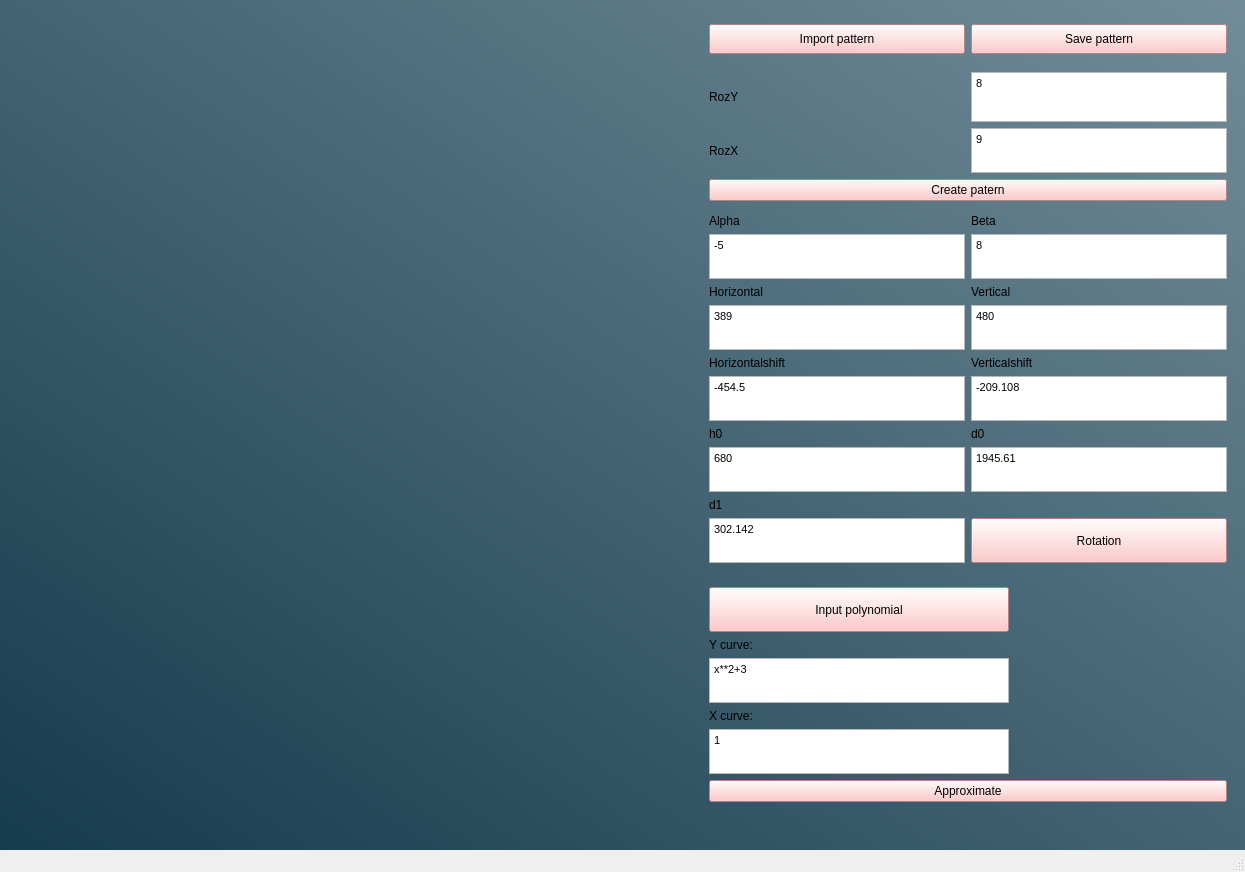
 <widget class="QMainWindow" name="interface_pattern_menu">
  <property name="geometry">
   <rect>
    <x>0</x>
    <y>0</y>
    <width>1245</width>
    <height>868</height>
   </rect>
  </property>
  <property name="windowTitle">
   <string>Pattern menu</string>
  </property>
  <property name="windowIcon">
   <iconset resource="resource/icon_resource.qrc">
    <normaloff>:/icon/icon/icon2.bmp</normaloff>:/icon/icon/icon2.bmp</iconset>
  </property>
  <property name="styleSheet">
   <string notr="true">QWidget#centralwidget_pattern_menu{background-color: qlineargradient(spread:pad, x1:0, y2:1, x1:1, y1:0, stop:0 rgba(114, 140, 153, 255), stop:1 rgba(22, 59, 77, 255));}</string>
  </property>
  <widget class="QWidget" name="centralwidget_pattern_menu">
   <property name="styleSheet">
    <string notr="true"/>
   </property>
   <layout class="QVBoxLayout" name="verticalLayout">
    <item>
     <widget class="QWidget" name="widget_work" native="true">
      <layout class="QGridLayout" name="gridLayout_3">
       <property name="sizeConstraint">
        <enum>QLayout::SetDefaultConstraint</enum>
       </property>
       <item row="9" column="2">
        <widget class="QTextEdit" name="textedit_alpha">
         <property name="sizePolicy">
          <sizepolicy hsizetype="Preferred" vsizetype="Preferred">
           <horstretch>0</horstretch>
           <verstretch>0</verstretch>
          </sizepolicy>
         </property>
         <property name="minimumSize">
          <size>
           <width>150</width>
           <height>45</height>
          </size>
         </property>
         <property name="maximumSize">
          <size>
           <width>300</width>
           <height>55</height>
          </size>
         </property>
         <property name="tabletTracking">
          <bool>true</bool>
         </property>
         <property name="acceptDrops">
          <bool>false</bool>
         </property>
         <property name="toolTip">
          <string comment="Alpha" extracomment="Alpha">Úhel naklopení vzorku</string>
         </property>
         <property name="statusTip">
          <string/>
         </property>
         <property name="whatsThis">
          <string/>
         </property>
         <property name="accessibleName">
          <string/>
         </property>
         <property name="accessibleDescription">
          <string/>
         </property>
         <property name="layoutDirection">
          <enum>Qt::LeftToRight</enum>
         </property>
         <property name="html">
          <string>&lt;!DOCTYPE HTML PUBLIC &quot;-//W3C//DTD HTML 4.0//EN&quot; &quot;http://www.w3.org/TR/REC-html40/strict.dtd&quot;&gt;
&lt;html&gt;&lt;head&gt;&lt;meta name=&quot;qrichtext&quot; content=&quot;1&quot; /&gt;&lt;style type=&quot;text/css&quot;&gt;
p, li { white-space: pre-wrap; }
&lt;/style&gt;&lt;/head&gt;&lt;body style=&quot; font-family:'MS Shell Dlg 2'; font-size:9.75pt; font-weight:400; font-style:normal;&quot;&gt;
&lt;p style=&quot; margin-top:0px; margin-bottom:0px; margin-left:0px; margin-right:0px; -qt-block-indent:0; text-indent:0px;&quot;&gt;&lt;span style=&quot; font-size:8.25pt;&quot;&gt;-5&lt;/span&gt;&lt;/p&gt;&lt;/body&gt;&lt;/html&gt;</string>
         </property>
        </widget>
       </item>
       <item row="5" column="3">
        <widget class="QTextEdit" name="textedit_rozx">
         <property name="sizePolicy">
          <sizepolicy hsizetype="Preferred" vsizetype="Preferred">
           <horstretch>0</horstretch>
           <verstretch>0</verstretch>
          </sizepolicy>
         </property>
         <property name="minimumSize">
          <size>
           <width>150</width>
           <height>45</height>
          </size>
         </property>
         <property name="maximumSize">
          <size>
           <width>300</width>
           <height>55</height>
          </size>
         </property>
         <property name="toolTip">
          <string>Počet bodů od 0 do 1 ve x-ém směru</string>
         </property>
         <property name="html">
          <string>&lt;!DOCTYPE HTML PUBLIC &quot;-//W3C//DTD HTML 4.0//EN&quot; &quot;http://www.w3.org/TR/REC-html40/strict.dtd&quot;&gt;
&lt;html&gt;&lt;head&gt;&lt;meta name=&quot;qrichtext&quot; content=&quot;1&quot; /&gt;&lt;style type=&quot;text/css&quot;&gt;
p, li { white-space: pre-wrap; }
&lt;/style&gt;&lt;/head&gt;&lt;body style=&quot; font-family:'MS Shell Dlg 2'; font-size:9.75pt; font-weight:400; font-style:normal;&quot;&gt;
&lt;p style=&quot; margin-top:0px; margin-bottom:0px; margin-left:0px; margin-right:0px; -qt-block-indent:0; text-indent:0px;&quot;&gt;&lt;span style=&quot; font-size:8.25pt;&quot;&gt;9&lt;/span&gt;&lt;/p&gt;&lt;/body&gt;&lt;/html&gt;</string>
         </property>
        </widget>
       </item>
       <item row="10" column="3">
        <widget class="QLabel" name="label_vertical">
         <property name="font">
          <font>
           <pointsize>9</pointsize>
           <weight>50</weight>
           <bold>false</bold>
          </font>
         </property>
         <property name="toolTip">
          <string>Vertikální rozměr obdélníkového okna v mm</string>
         </property>
         <property name="text">
          <string>Vertical</string>
         </property>
        </widget>
       </item>
       <item row="8" column="2">
        <widget class="QLabel" name="label_alpha">
         <property name="maximumSize">
          <size>
           <width>16777215</width>
           <height>15</height>
          </size>
         </property>
         <property name="font">
          <font>
           <pointsize>9</pointsize>
           <weight>50</weight>
           <bold>false</bold>
          </font>
         </property>
         <property name="acceptDrops">
          <bool>false</bool>
         </property>
         <property name="toolTip">
          <string>Úhel naklopení vzorku</string>
         </property>
         <property name="whatsThis">
          <string comment="Alpha" extracomment="Alpha">Alpha</string>
         </property>
         <property name="accessibleName">
          <string>Alpha</string>
         </property>
         <property name="autoFillBackground">
          <bool>false</bool>
         </property>
         <property name="text">
          <string>Alpha</string>
         </property>
        </widget>
       </item>
       <item row="15" column="2">
        <widget class="QTextEdit" name="textedit_h0">
         <property name="sizePolicy">
          <sizepolicy hsizetype="Preferred" vsizetype="Preferred">
           <horstretch>0</horstretch>
           <verstretch>0</verstretch>
          </sizepolicy>
         </property>
         <property name="minimumSize">
          <size>
           <width>150</width>
           <height>45</height>
          </size>
         </property>
         <property name="maximumSize">
          <size>
           <width>300</width>
           <height>55</height>
          </size>
         </property>
         <property name="toolTip">
          <string>Vzdálenost v mm osy otáčení náklopu od osy elektronového děla</string>
         </property>
         <property name="html">
          <string>&lt;!DOCTYPE HTML PUBLIC &quot;-//W3C//DTD HTML 4.0//EN&quot; &quot;http://www.w3.org/TR/REC-html40/strict.dtd&quot;&gt;
&lt;html&gt;&lt;head&gt;&lt;meta name=&quot;qrichtext&quot; content=&quot;1&quot; /&gt;&lt;style type=&quot;text/css&quot;&gt;
p, li { white-space: pre-wrap; }
&lt;/style&gt;&lt;/head&gt;&lt;body style=&quot; font-family:'MS Shell Dlg 2'; font-size:9.75pt; font-weight:400; font-style:normal;&quot;&gt;
&lt;p style=&quot; margin-top:0px; margin-bottom:0px; margin-left:0px; margin-right:0px; -qt-block-indent:0; text-indent:0px;&quot;&gt;&lt;span style=&quot; font-size:8.25pt;&quot;&gt;680&lt;/span&gt;&lt;/p&gt;&lt;/body&gt;&lt;/html&gt;</string>
         </property>
        </widget>
       </item>
       <item row="8" column="3">
        <widget class="QLabel" name="label_beta">
         <property name="minimumSize">
          <size>
           <width>20</width>
           <height>15</height>
          </size>
         </property>
         <property name="maximumSize">
          <size>
           <width>16777215</width>
           <height>15</height>
          </size>
         </property>
         <property name="font">
          <font>
           <pointsize>9</pointsize>
           <weight>50</weight>
           <bold>false</bold>
          </font>
         </property>
         <property name="toolTip">
          <string>Úhel natočení vzorku (rotace)</string>
         </property>
         <property name="text">
          <string>Beta</string>
         </property>
        </widget>
       </item>
       <item row="25" column="2" colspan="2">
        <widget class="QTextEdit" name="textedit_formule_x">
         <property name="sizePolicy">
          <sizepolicy hsizetype="Preferred" vsizetype="Preferred">
           <horstretch>0</horstretch>
           <verstretch>0</verstretch>
          </sizepolicy>
         </property>
         <property name="minimumSize">
          <size>
           <width>150</width>
           <height>45</height>
          </size>
         </property>
         <property name="maximumSize">
          <size>
           <width>300</width>
           <height>55</height>
          </size>
         </property>
         <property name="html">
          <string>&lt;!DOCTYPE HTML PUBLIC &quot;-//W3C//DTD HTML 4.0//EN&quot; &quot;http://www.w3.org/TR/REC-html40/strict.dtd&quot;&gt;
&lt;html&gt;&lt;head&gt;&lt;meta name=&quot;qrichtext&quot; content=&quot;1&quot; /&gt;&lt;style type=&quot;text/css&quot;&gt;
p, li { white-space: pre-wrap; }
&lt;/style&gt;&lt;/head&gt;&lt;body style=&quot; font-family:'MS Shell Dlg 2'; font-size:9.75pt; font-weight:400; font-style:normal;&quot;&gt;
&lt;p style=&quot; margin-top:0px; margin-bottom:0px; margin-left:0px; margin-right:0px; -qt-block-indent:0; text-indent:0px;&quot;&gt;&lt;span style=&quot; font-size:8.25pt;&quot;&gt;1&lt;/span&gt;&lt;/p&gt;&lt;/body&gt;&lt;/html&gt;</string>
         </property>
        </widget>
       </item>
       <item row="20" column="2">
        <spacer name="verticalspacer">
         <property name="orientation">
          <enum>Qt::Vertical</enum>
         </property>
         <property name="sizeHint" stdset="0">
          <size>
           <width>20</width>
           <height>40</height>
          </size>
         </property>
        </spacer>
       </item>
       <item row="22" column="2" colspan="2">
        <widget class="QLabel" name="label_y_curve">
         <property name="font">
          <font>
           <pointsize>9</pointsize>
           <weight>50</weight>
           <bold>false</bold>
          </font>
         </property>
         <property name="text">
          <string>Y curve:</string>
         </property>
        </widget>
       </item>
       <item row="14" column="3">
        <widget class="QLabel" name="label_6">
         <property name="font">
          <font>
           <pointsize>9</pointsize>
           <weight>50</weight>
           <bold>false</bold>
          </font>
         </property>
         <property name="toolTip">
          <string>Vzdálenost v mm apertury nelektronového děla od kolmého povrchu vzorku</string>
         </property>
         <property name="text">
          <string>d0</string>
         </property>
        </widget>
       </item>
       <item row="23" column="2" colspan="2">
        <widget class="QTextEdit" name="textedit_formule_y">
         <property name="sizePolicy">
          <sizepolicy hsizetype="Preferred" vsizetype="Preferred">
           <horstretch>0</horstretch>
           <verstretch>0</verstretch>
          </sizepolicy>
         </property>
         <property name="minimumSize">
          <size>
           <width>150</width>
           <height>45</height>
          </size>
         </property>
         <property name="maximumSize">
          <size>
           <width>300</width>
           <height>55</height>
          </size>
         </property>
         <property name="html">
          <string>&lt;!DOCTYPE HTML PUBLIC &quot;-//W3C//DTD HTML 4.0//EN&quot; &quot;http://www.w3.org/TR/REC-html40/strict.dtd&quot;&gt;
&lt;html&gt;&lt;head&gt;&lt;meta name=&quot;qrichtext&quot; content=&quot;1&quot; /&gt;&lt;style type=&quot;text/css&quot;&gt;
p, li { white-space: pre-wrap; }
&lt;/style&gt;&lt;/head&gt;&lt;body style=&quot; font-family:'MS Shell Dlg 2'; font-size:9.75pt; font-weight:400; font-style:normal;&quot;&gt;
&lt;p style=&quot; margin-top:0px; margin-bottom:0px; margin-left:0px; margin-right:0px; -qt-block-indent:0; text-indent:0px;&quot;&gt;&lt;span style=&quot; font-size:8.25pt;&quot;&gt;x**2+3&lt;/span&gt;&lt;/p&gt;&lt;/body&gt;&lt;/html&gt;</string>
         </property>
        </widget>
       </item>
       <item row="11" column="2">
        <widget class="QTextEdit" name="textedit_horizontal">
         <property name="sizePolicy">
          <sizepolicy hsizetype="Preferred" vsizetype="Preferred">
           <horstretch>0</horstretch>
           <verstretch>0</verstretch>
          </sizepolicy>
         </property>
         <property name="minimumSize">
          <size>
           <width>150</width>
           <height>45</height>
          </size>
         </property>
         <property name="maximumSize">
          <size>
           <width>300</width>
           <height>55</height>
          </size>
         </property>
         <property name="toolTip">
          <string>Horizontální rozměr obdélníkového okna v mm</string>
         </property>
         <property name="html">
          <string>&lt;!DOCTYPE HTML PUBLIC &quot;-//W3C//DTD HTML 4.0//EN&quot; &quot;http://www.w3.org/TR/REC-html40/strict.dtd&quot;&gt;
&lt;html&gt;&lt;head&gt;&lt;meta name=&quot;qrichtext&quot; content=&quot;1&quot; /&gt;&lt;style type=&quot;text/css&quot;&gt;
p, li { white-space: pre-wrap; }
&lt;/style&gt;&lt;/head&gt;&lt;body style=&quot; font-family:'MS Shell Dlg 2'; font-size:9.75pt; font-weight:400; font-style:normal;&quot;&gt;
&lt;p style=&quot; margin-top:0px; margin-bottom:0px; margin-left:0px; margin-right:0px; -qt-block-indent:0; text-indent:0px;&quot;&gt;&lt;span style=&quot; font-size:8.25pt;&quot;&gt;389&lt;/span&gt;&lt;/p&gt;&lt;/body&gt;&lt;/html&gt;</string>
         </property>
        </widget>
       </item>
       <item row="16" column="2">
        <widget class="QLabel" name="label">
         <property name="font">
          <font>
           <pointsize>9</pointsize>
           <weight>50</weight>
           <bold>false</bold>
          </font>
         </property>
         <property name="toolTip">
          <string>Vzdálenost v mm osy otáčení a nosy náklopu od kolmého povrchu vzorku</string>
         </property>
         <property name="text">
          <string>d1</string>
         </property>
        </widget>
       </item>
       <item row="11" column="3">
        <widget class="QTextEdit" name="textedit_vertical">
         <property name="sizePolicy">
          <sizepolicy hsizetype="Preferred" vsizetype="Preferred">
           <horstretch>0</horstretch>
           <verstretch>0</verstretch>
          </sizepolicy>
         </property>
         <property name="minimumSize">
          <size>
           <width>150</width>
           <height>45</height>
          </size>
         </property>
         <property name="maximumSize">
          <size>
           <width>300</width>
           <height>55</height>
          </size>
         </property>
         <property name="toolTip">
          <string>Vertikální rozměr obdélníkového okna v mm</string>
         </property>
         <property name="html">
          <string>&lt;!DOCTYPE HTML PUBLIC &quot;-//W3C//DTD HTML 4.0//EN&quot; &quot;http://www.w3.org/TR/REC-html40/strict.dtd&quot;&gt;
&lt;html&gt;&lt;head&gt;&lt;meta name=&quot;qrichtext&quot; content=&quot;1&quot; /&gt;&lt;style type=&quot;text/css&quot;&gt;
p, li { white-space: pre-wrap; }
&lt;/style&gt;&lt;/head&gt;&lt;body style=&quot; font-family:'MS Shell Dlg 2'; font-size:9.75pt; font-weight:400; font-style:normal;&quot;&gt;
&lt;p style=&quot; margin-top:0px; margin-bottom:0px; margin-left:0px; margin-right:0px; -qt-block-indent:0; text-indent:0px;&quot;&gt;&lt;span style=&quot; font-size:8.25pt;&quot;&gt;480&lt;/span&gt;&lt;/p&gt;&lt;/body&gt;&lt;/html&gt;</string>
         </property>
        </widget>
       </item>
       <item row="17" column="3">
        <widget class="QPushButton" name="button_rotation">
         <property name="sizePolicy">
          <sizepolicy hsizetype="Preferred" vsizetype="Preferred">
           <horstretch>0</horstretch>
           <verstretch>0</verstretch>
          </sizepolicy>
         </property>
         <property name="font">
          <font>
           <weight>50</weight>
           <bold>false</bold>
          </font>
         </property>
         <property name="styleSheet">
          <string notr="true">background-color: rgb(255, 185, 185);</string>
         </property>
         <property name="text">
          <string>Rotation</string>
         </property>
        </widget>
       </item>
       <item row="26" column="2" colspan="2">
        <widget class="QPushButton" name="button_approximate">
         <property name="styleSheet">
          <string notr="true">background-color: rgb(255, 185, 185);</string>
         </property>
         <property name="text">
          <string>Approximate</string>
         </property>
        </widget>
       </item>
       <item row="1" column="2">
        <widget class="QPushButton" name="button_import_pattern">
         <property name="minimumSize">
          <size>
           <width>0</width>
           <height>30</height>
          </size>
         </property>
         <property name="styleSheet">
          <string notr="true">background-color: rgb(255, 185, 185);</string>
         </property>
         <property name="text">
          <string>Import pattern</string>
         </property>
        </widget>
       </item>
       <item row="9" column="3">
        <widget class="QTextEdit" name="textedit_beta">
         <property name="sizePolicy">
          <sizepolicy hsizetype="Preferred" vsizetype="Preferred">
           <horstretch>0</horstretch>
           <verstretch>0</verstretch>
          </sizepolicy>
         </property>
         <property name="minimumSize">
          <size>
           <width>150</width>
           <height>45</height>
          </size>
         </property>
         <property name="maximumSize">
          <size>
           <width>300</width>
           <height>55</height>
          </size>
         </property>
         <property name="toolTip">
          <string>Úhel natočení vzorku (rotace)</string>
         </property>
         <property name="html">
          <string>&lt;!DOCTYPE HTML PUBLIC &quot;-//W3C//DTD HTML 4.0//EN&quot; &quot;http://www.w3.org/TR/REC-html40/strict.dtd&quot;&gt;
&lt;html&gt;&lt;head&gt;&lt;meta name=&quot;qrichtext&quot; content=&quot;1&quot; /&gt;&lt;style type=&quot;text/css&quot;&gt;
p, li { white-space: pre-wrap; }
&lt;/style&gt;&lt;/head&gt;&lt;body style=&quot; font-family:'MS Shell Dlg 2'; font-size:9.75pt; font-weight:400; font-style:normal;&quot;&gt;
&lt;p style=&quot; margin-top:0px; margin-bottom:0px; margin-left:0px; margin-right:0px; -qt-block-indent:0; text-indent:0px;&quot;&gt;&lt;span style=&quot; font-size:8.25pt;&quot;&gt;8&lt;/span&gt;&lt;/p&gt;&lt;/body&gt;&lt;/html&gt;</string>
         </property>
        </widget>
       </item>
       <item row="15" column="3">
        <widget class="QTextEdit" name="textedit_d0">
         <property name="sizePolicy">
          <sizepolicy hsizetype="Preferred" vsizetype="Preferred">
           <horstretch>0</horstretch>
           <verstretch>0</verstretch>
          </sizepolicy>
         </property>
         <property name="minimumSize">
          <size>
           <width>150</width>
           <height>45</height>
          </size>
         </property>
         <property name="maximumSize">
          <size>
           <width>300</width>
           <height>55</height>
          </size>
         </property>
         <property name="toolTip">
          <string>Vzdálenost v mm apertury nelektronového děla od kolmého povrchu vzorku</string>
         </property>
         <property name="html">
          <string>&lt;!DOCTYPE HTML PUBLIC &quot;-//W3C//DTD HTML 4.0//EN&quot; &quot;http://www.w3.org/TR/REC-html40/strict.dtd&quot;&gt;
&lt;html&gt;&lt;head&gt;&lt;meta name=&quot;qrichtext&quot; content=&quot;1&quot; /&gt;&lt;style type=&quot;text/css&quot;&gt;
p, li { white-space: pre-wrap; }
&lt;/style&gt;&lt;/head&gt;&lt;body style=&quot; font-family:'MS Shell Dlg 2'; font-size:9.75pt; font-weight:400; font-style:normal;&quot;&gt;
&lt;p style=&quot; margin-top:0px; margin-bottom:0px; margin-left:0px; margin-right:0px; -qt-block-indent:0; text-indent:0px;&quot;&gt;&lt;span style=&quot; font-size:8.25pt;&quot;&gt;1945.61&lt;/span&gt;&lt;/p&gt;&lt;/body&gt;&lt;/html&gt;</string>
         </property>
        </widget>
       </item>
       <item row="10" column="2">
        <widget class="QLabel" name="label_horizontal">
         <property name="font">
          <font>
           <pointsize>9</pointsize>
           <weight>50</weight>
           <bold>false</bold>
          </font>
         </property>
         <property name="toolTip">
          <string>Horizontální rozměr obdélníkového okna v mm</string>
         </property>
         <property name="text">
          <string>Horizontal</string>
         </property>
        </widget>
       </item>
       <item row="1" column="3">
        <widget class="QPushButton" name="button_save_pattern">
         <property name="minimumSize">
          <size>
           <width>0</width>
           <height>30</height>
          </size>
         </property>
         <property name="styleSheet">
          <string notr="true">background-color: rgb(255, 185, 185);</string>
         </property>
         <property name="text">
          <string>Save pattern</string>
         </property>
        </widget>
       </item>
       <item row="13" column="2">
        <widget class="QTextEdit" name="textedit_horizontalshift">
         <property name="sizePolicy">
          <sizepolicy hsizetype="Preferred" vsizetype="Preferred">
           <horstretch>0</horstretch>
           <verstretch>0</verstretch>
          </sizepolicy>
         </property>
         <property name="minimumSize">
          <size>
           <width>150</width>
           <height>45</height>
          </size>
         </property>
         <property name="maximumSize">
          <size>
           <width>300</width>
           <height>55</height>
          </size>
         </property>
         <property name="toolTip">
          <string>Horizontální posun středu obdélníkového okna vzhledem k ose elektronového děla v mm</string>
         </property>
         <property name="html">
          <string>&lt;!DOCTYPE HTML PUBLIC &quot;-//W3C//DTD HTML 4.0//EN&quot; &quot;http://www.w3.org/TR/REC-html40/strict.dtd&quot;&gt;
&lt;html&gt;&lt;head&gt;&lt;meta name=&quot;qrichtext&quot; content=&quot;1&quot; /&gt;&lt;style type=&quot;text/css&quot;&gt;
p, li { white-space: pre-wrap; }
&lt;/style&gt;&lt;/head&gt;&lt;body style=&quot; font-family:'MS Shell Dlg 2'; font-size:9.75pt; font-weight:400; font-style:normal;&quot;&gt;
&lt;p style=&quot; margin-top:0px; margin-bottom:0px; margin-left:0px; margin-right:0px; -qt-block-indent:0; text-indent:0px;&quot;&gt;&lt;span style=&quot; font-size:8.25pt;&quot;&gt;-454.5&lt;/span&gt;&lt;/p&gt;&lt;/body&gt;&lt;/html&gt;</string>
         </property>
        </widget>
       </item>
       <item row="12" column="3">
        <widget class="QLabel" name="label_verticalshift">
         <property name="font">
          <font>
           <pointsize>9</pointsize>
           <weight>50</weight>
           <bold>false</bold>
          </font>
         </property>
         <property name="toolTip">
          <string>Vertikální posun středu obdélníkového okna vzhledem k ose elektronového děla v mm</string>
         </property>
         <property name="text">
          <string>Verticalshift</string>
         </property>
        </widget>
       </item>
       <item row="6" column="2" colspan="2">
        <widget class="QPushButton" name="button_create_pattern">
         <property name="styleSheet">
          <string notr="true">background-color: rgb(255, 185, 185);</string>
         </property>
         <property name="text">
          <string>Create patern</string>
         </property>
        </widget>
       </item>
       <item row="13" column="3">
        <widget class="QTextEdit" name="textedit_verticalshift">
         <property name="sizePolicy">
          <sizepolicy hsizetype="Preferred" vsizetype="Preferred">
           <horstretch>0</horstretch>
           <verstretch>0</verstretch>
          </sizepolicy>
         </property>
         <property name="minimumSize">
          <size>
           <width>150</width>
           <height>45</height>
          </size>
         </property>
         <property name="maximumSize">
          <size>
           <width>300</width>
           <height>55</height>
          </size>
         </property>
         <property name="toolTip">
          <string>Vertikální posun středu obdélníkového okna vzhledem k ose elektronového děla v mm</string>
         </property>
         <property name="html">
          <string>&lt;!DOCTYPE HTML PUBLIC &quot;-//W3C//DTD HTML 4.0//EN&quot; &quot;http://www.w3.org/TR/REC-html40/strict.dtd&quot;&gt;
&lt;html&gt;&lt;head&gt;&lt;meta name=&quot;qrichtext&quot; content=&quot;1&quot; /&gt;&lt;style type=&quot;text/css&quot;&gt;
p, li { white-space: pre-wrap; }
&lt;/style&gt;&lt;/head&gt;&lt;body style=&quot; font-family:'MS Shell Dlg 2'; font-size:9.75pt; font-weight:400; font-style:normal;&quot;&gt;
&lt;p style=&quot; margin-top:0px; margin-bottom:0px; margin-left:0px; margin-right:0px; -qt-block-indent:0; text-indent:0px;&quot;&gt;&lt;span style=&quot; font-size:8.25pt;&quot;&gt;-209.108&lt;/span&gt;&lt;/p&gt;&lt;/body&gt;&lt;/html&gt;</string>
         </property>
        </widget>
       </item>
       <item row="17" column="2">
        <widget class="QTextEdit" name="textedit_d1">
         <property name="sizePolicy">
          <sizepolicy hsizetype="Preferred" vsizetype="Preferred">
           <horstretch>0</horstretch>
           <verstretch>0</verstretch>
          </sizepolicy>
         </property>
         <property name="minimumSize">
          <size>
           <width>150</width>
           <height>45</height>
          </size>
         </property>
         <property name="maximumSize">
          <size>
           <width>300</width>
           <height>55</height>
          </size>
         </property>
         <property name="toolTip">
          <string>Vzdálenost v mm osy otáčení a nosy náklopu od kolmého povrchu vzorku</string>
         </property>
         <property name="html">
          <string>&lt;!DOCTYPE HTML PUBLIC &quot;-//W3C//DTD HTML 4.0//EN&quot; &quot;http://www.w3.org/TR/REC-html40/strict.dtd&quot;&gt;
&lt;html&gt;&lt;head&gt;&lt;meta name=&quot;qrichtext&quot; content=&quot;1&quot; /&gt;&lt;style type=&quot;text/css&quot;&gt;
p, li { white-space: pre-wrap; }
&lt;/style&gt;&lt;/head&gt;&lt;body style=&quot; font-family:'MS Shell Dlg 2'; font-size:9.75pt; font-weight:400; font-style:normal;&quot;&gt;
&lt;p style=&quot; margin-top:0px; margin-bottom:0px; margin-left:0px; margin-right:0px; -qt-block-indent:0; text-indent:0px;&quot;&gt;&lt;span style=&quot; font-size:8.25pt;&quot;&gt;302.142&lt;/span&gt;&lt;/p&gt;&lt;/body&gt;&lt;/html&gt;</string>
         </property>
        </widget>
       </item>
       <item row="7" column="2">
        <spacer name="verticalSpacer">
         <property name="orientation">
          <enum>Qt::Vertical</enum>
         </property>
         <property name="sizeHint" stdset="0">
          <size>
           <width>20</width>
           <height>40</height>
          </size>
         </property>
        </spacer>
       </item>
       <item row="4" column="2">
        <widget class="QLabel" name="label_rozy">
         <property name="minimumSize">
          <size>
           <width>50</width>
           <height>50</height>
          </size>
         </property>
         <property name="font">
          <font>
           <pointsize>9</pointsize>
           <weight>50</weight>
           <bold>false</bold>
          </font>
         </property>
         <property name="toolTip">
          <string>Počet bodů od 0 do 1 ve y-ém směru</string>
         </property>
         <property name="text">
          <string>RozY</string>
         </property>
        </widget>
       </item>
       <item row="0" column="0" rowspan="32">
        <widget class="QWidget" name="widget_for_pattern" native="true">
         <property name="sizePolicy">
          <sizepolicy hsizetype="Expanding" vsizetype="Preferred">
           <horstretch>0</horstretch>
           <verstretch>0</verstretch>
          </sizepolicy>
         </property>
         <layout class="QVBoxLayout" name="verticalLayout_4">
          <item>
           <layout class="QGridLayout" name="companovka_patern">
            <property name="sizeConstraint">
             <enum>QLayout::SetMaximumSize</enum>
            </property>
            <property name="spacing">
             <number>0</number>
            </property>
           </layout>
          </item>
         </layout>
        </widget>
       </item>
       <item row="4" column="3">
        <widget class="QTextEdit" name="textedit_rozy">
         <property name="sizePolicy">
          <sizepolicy hsizetype="Preferred" vsizetype="Preferred">
           <horstretch>0</horstretch>
           <verstretch>0</verstretch>
          </sizepolicy>
         </property>
         <property name="minimumSize">
          <size>
           <width>150</width>
           <height>45</height>
          </size>
         </property>
         <property name="maximumSize">
          <size>
           <width>300</width>
           <height>55</height>
          </size>
         </property>
         <property name="toolTip">
          <string>Počet bodů od 0 do 1 ve y-ém směru</string>
         </property>
         <property name="html">
          <string>&lt;!DOCTYPE HTML PUBLIC &quot;-//W3C//DTD HTML 4.0//EN&quot; &quot;http://www.w3.org/TR/REC-html40/strict.dtd&quot;&gt;
&lt;html&gt;&lt;head&gt;&lt;meta name=&quot;qrichtext&quot; content=&quot;1&quot; /&gt;&lt;style type=&quot;text/css&quot;&gt;
p, li { white-space: pre-wrap; }
&lt;/style&gt;&lt;/head&gt;&lt;body style=&quot; font-family:'MS Shell Dlg 2'; font-size:9.75pt; font-weight:400; font-style:normal;&quot;&gt;
&lt;p style=&quot; margin-top:0px; margin-bottom:0px; margin-left:0px; margin-right:0px; -qt-block-indent:0; text-indent:0px;&quot;&gt;&lt;span style=&quot; font-size:8.25pt;&quot;&gt;8&lt;/span&gt;&lt;/p&gt;&lt;/body&gt;&lt;/html&gt;</string>
         </property>
        </widget>
       </item>
       <item row="12" column="2">
        <widget class="QLabel" name="label_horizontalshift">
         <property name="font">
          <font>
           <pointsize>9</pointsize>
           <weight>50</weight>
           <bold>false</bold>
          </font>
         </property>
         <property name="toolTip">
          <string>Horizontální posun středu obdélníkového okna vzhledem k ose elektronového děla v mm</string>
         </property>
         <property name="text">
          <string>Horizontalshift</string>
         </property>
        </widget>
       </item>
       <item row="24" column="2" colspan="2">
        <widget class="QLabel" name="label_x_curve">
         <property name="font">
          <font>
           <pointsize>9</pointsize>
           <weight>50</weight>
           <bold>false</bold>
          </font>
         </property>
         <property name="text">
          <string>X curve:</string>
         </property>
        </widget>
       </item>
       <item row="14" column="2">
        <widget class="QLabel" name="label_5">
         <property name="font">
          <font>
           <pointsize>9</pointsize>
           <weight>50</weight>
           <bold>false</bold>
          </font>
         </property>
         <property name="toolTip">
          <string>Vzdálenost v mm osy otáčení náklopu od osy elektronového děla</string>
         </property>
         <property name="text">
          <string>h0</string>
         </property>
        </widget>
       </item>
       <item row="5" column="2">
        <widget class="QLabel" name="label_rozx">
         <property name="font">
          <font>
           <pointsize>9</pointsize>
           <weight>50</weight>
           <bold>false</bold>
          </font>
         </property>
         <property name="toolTip">
          <string>Počet bodů od 0 do 1 ve x-ém směru</string>
         </property>
         <property name="text">
          <string>RozX</string>
         </property>
        </widget>
       </item>
       <item row="21" column="2" colspan="2">
        <widget class="QPushButton" name="button_input_polynomial">
         <property name="sizePolicy">
          <sizepolicy hsizetype="Preferred" vsizetype="Preferred">
           <horstretch>0</horstretch>
           <verstretch>0</verstretch>
          </sizepolicy>
         </property>
         <property name="minimumSize">
          <size>
           <width>150</width>
           <height>45</height>
          </size>
         </property>
         <property name="maximumSize">
          <size>
           <width>300</width>
           <height>55</height>
          </size>
         </property>
         <property name="styleSheet">
          <string notr="true">background-color: rgb(255, 185, 185);</string>
         </property>
         <property name="text">
          <string>Input polynomial</string>
         </property>
        </widget>
       </item>
      </layout>
     </widget>
    </item>
   </layout>
  </widget>
  <widget class="QMenuBar" name="menubar">
   <property name="geometry">
    <rect>
     <x>0</x>
     <y>0</y>
     <width>1245</width>
     <height>21</height>
    </rect>
   </property>
  </widget>
  <widget class="QStatusBar" name="statusbar"/>
 </widget>
